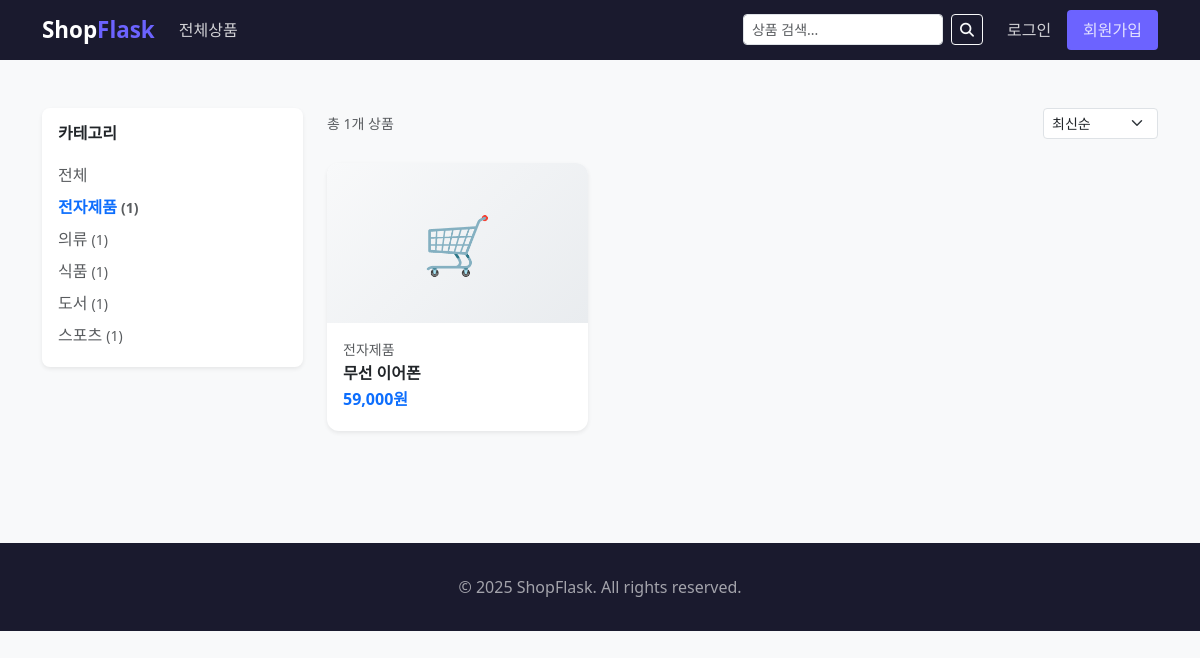
Screenshot of /shop?category=1 with the database file from the repository.
### models/product.py (models this page shows)
class Category(db.Model):
    __tablename__ = 'categories'
    id = db.Column(db.Integer, primary_key=True)
    name = db.Column(db.String(50), unique=True, nullable=False)
    products = db.relationship('Product', backref='category', lazy=True)

class Product(db.Model):
    __tablename__ = 'products'
    id = db.Column(db.Integer, primary_key=True)
    name = db.Column(db.String(100), nullable=False)
    description = db.Column(db.Text)
    price = db.Column(db.Integer, nullable=False)
    stock = db.Column(db.Integer, default=0)
    image = db.Column(db.String(200), default='default.png')
    category_id = db.Column(db.Integer, db.ForeignKey('categories.id'))
    created_at = db.Column(db.DateTime, default=datetime.utcnow)
    order_items = db.relationship('OrderItem', backref='product', lazy=True)
    cart_items = db.relationship('CartItem', backref='product', lazy=True)

### routes/user.py (the view)
@user_bp.route('/shop')
def shop():
    cat_id = request.args.get('category', type=int)
    query_str = request.args.get('q', '').strip()
    sort = request.args.get('sort', 'newest')
    page = request.args.get('page', 1, type=int)
    q = Product.query
    if cat_id:
        q = q.filter_by(category_id=cat_id)
    if query_str:
        q = q.filter(Product.name.ilike(f'%{query_str}%'))
    if sort == 'price_asc':
        q = q.order_by(Product.price.asc())
    elif sort == 'price_desc':
        q = q.order_by(Product.price.desc())
    else:
        q = q.order_by(Product.created_at.desc())
    products = q.paginate(page=page, per_page=12, error_out=False)
    categories = Category.query.all()
    return render_template('user/shop.html', products=products, categories=categories,
                           current_cat=cat_id, query_str=query_str, sort=sort)

### templates/user/shop.html (shortened to what this page needs)
{% extends 'base.html' %}
{% block content %}
<div class="container py-5">
  <div class="row">
    <div class="col-lg-3 mb-4">
      <div class="card border-0 shadow-sm rounded-3 p-3">
        <h6 class="fw-bold mb-3">카테고리</h6>
        <a href="{{ url_for('user.shop', q=query_str, sort=sort) }}" class="d-block py-1 text-decoration-none {% if not current_cat %}fw-bold text-primary{% else %}text-muted{% endif %}">전체</a>
        {% for cat in categories %}
        <a href="{{ url_for('user.shop', category=cat.id, q=query_str, sort=sort) }}" class="d-block py-1 text-decoration-none {% if current_cat == cat.id %}fw-bold text-primary{% else %}text-muted{% endif %}">
          {{ cat.name }} <small class="text-muted">({{ cat.products|length }})</small>
        </a>
        {% endfor %}
      </div>
    </div>
    <div class="col-lg-9">
      <div class="d-flex justify-content-between align-items-center mb-4">
        <div>
          <span class="text-muted small">총 {{ products.total }}개 상품</span>
        </div>
        <form method="get" class="d-flex align-items-center gap-2">
          <select name="sort" class="form-select form-select-sm" onchange="this.form.submit()" style="width:auto">
            <option value="newest" {% if sort=='newest' %}selected{% endif %}>최신순</option>
          </select>
        </form>
      </div>
      {% if products.items %}
      <div class="row g-4">
        {% for product in products.items %}
        <div class="col-6 col-md-4">
          <a href="{{ url_for('user.product_detail', product_id=product.id) }}" class="text-decoration-none text-dark">
            <div class="card border-0 shadow-sm h-100" style="border-radius:12px; transition:.2s; overflow:hidden" onmouseover="this.style.transform='translateY(-4px)'" onmouseout="this.style.transform=''">
              <div style="height:160px; background: linear-gradient(135deg,#f8f9fa,#e9ecef); display:flex; align-items:center; justify-content:center; font-size:3.5rem;">🛒</div>
              <div class="card-body">
                <p class="text-muted small mb-1">{{ product.category.name if product.category else '기타' }}</p>
                <h6 class="fw-bold mb-1">{{ product.name }}</h6>
                <p class="text-primary fw-bold mb-1">{{ "{:,}".format(product.price) }}원</p>
              </div>
            </div>
          </a>
        </div>
        {% endfor %}
      </div>
      {% else %}
      <div class="text-center py-5 text-muted">
        <i class="fas fa-search fa-3x mb-3 opacity-25"></i>
        <p>검색 결과가 없습니다.</p>
      </div>
      {% endif %}
    </div>
  </div>
</div>
{% endblock %}

### templates/base.html (style rules this page uses)
:root { --primary: #6c63ff; --dark: #1a1a2e; }
body { font-family: 'Segoe UI', sans-serif; background: #f8f9fa; }

### rows the page displays
Category: name "전자제품", products|length "1"
Category: name "의류", products|length "1"
Category: name "식품", products|length "1"
Category: name "도서", products|length "1"
Category: name "스포츠", products|length "1"
Product: category "전자제품", name "무선 이어폰", price "59,000"

### other values shown
{{ products.total }} "1"
